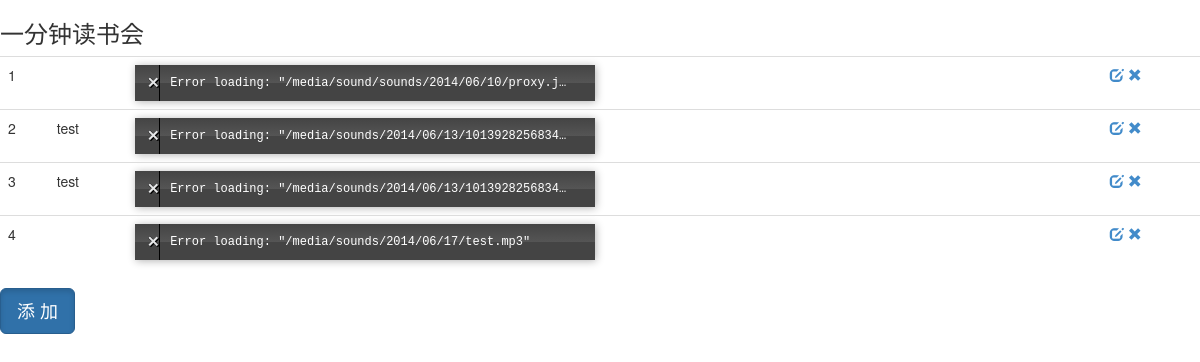
The app's page /sound/list/, older data.
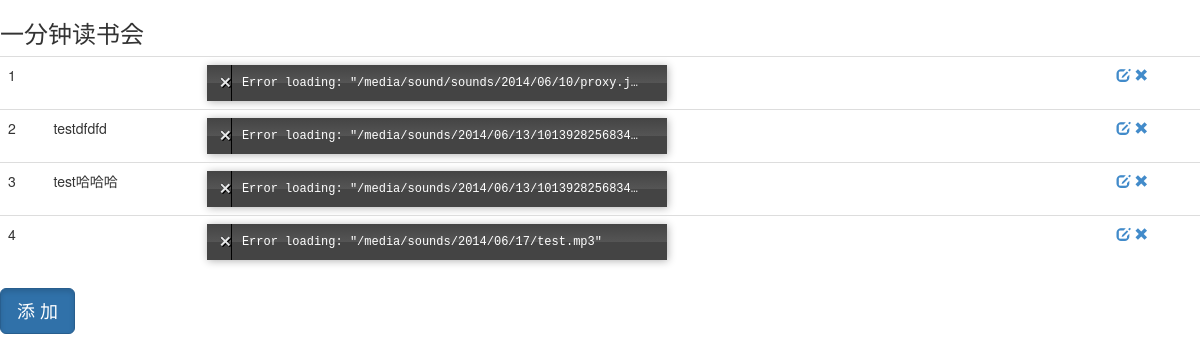
The same page, newer data.
### sound/models.py (models this page shows)
class Sound(models.Model):
    soundfile = models.FileField(upload_to='sounds/%Y/%m/%d')
    memo = models.CharField(max_length=140)
    bookUrl = models.URLField(null=True)

### sound/views.py (the view)
def list(request):
	sounds = Sound.objects.all()
	return render_to_response('list.html',{'sounds':sounds})

### sound/templates/list.html (shortened to what this page needs)
<!DOCTYPE html>
<html>
	<head>
		{% load staticfiles %}
		<link href="{% static "css/bootstrap.min.css" %}" rel="stylesheet">
	</head>
	<body>
		<h3>一分钟读书会</h3>
        {% if sounds %}
		<table class="table">
			{% for sound in sounds %}
			<tr>
                <td>{{forloop.counter}}</td>
                <td>{{sound.memo}}</td>
                <td><audio src="{{ sound.soundfile.url }}" preload="auto" /></td>
                <td>
                	<a href="/sound/toEdit/{{sound.id}}"><span class="glyphicon glyphicon-edit"></span> </a>
                	<a href="/sound/remove/{{sound.id}}"><span class="glyphicon glyphicon-remove"></span></a>
                </td>
			</tr>
            {% endfor %}
		</table>
		{% else %}
			<p>No documents.</p>
		{% endif %}
		<a href="/sound/toUpload" class="btn btn-primary btn-lg active" role="button">添 加</a>
	</body>
</html>

Row changes from the older to the newer data that the page shows:
changed Sound: memo "test" → "testdfdfd"
changed Sound: memo "test" → "test哈哈哈"
